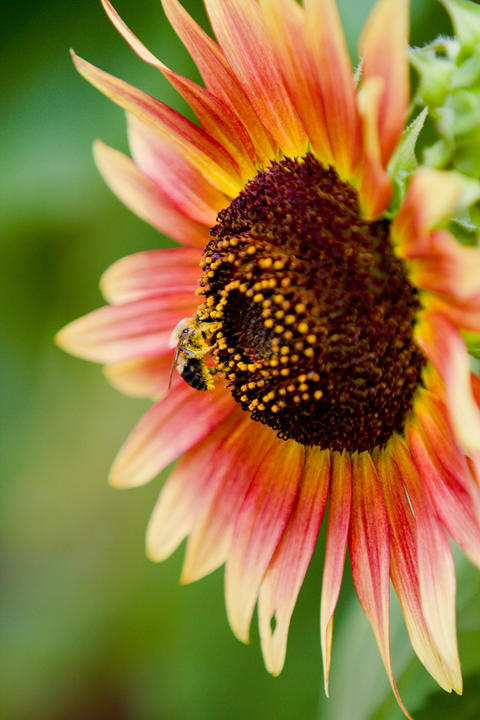
#> input picture images/sunflower.jpg, 480 x 720 px
$ jupyter execute '图像金字塔.ipynb'
#> lines starting #> are read from the running program, lines starting #| are printed output that depends on the picture
### my_function.py
import cv2
import numpy as np

def resize_for_display(image, max_size=500):
    """将图像最长边限制在 max_size 像素内，保持比例，不放大小图"""
    if type(max_size) is not int or max_size <= 0:
        raise ValueError("max_size 必须是正整数")
    h, w = image.shape[:2]
    if max(h, w) <= max_size:
        return image
    scale = max_size / max(h, w)
    size = (max(1, int(w * scale)), max(1, int(h * scale)))
    return cv2.resize(image, size, interpolation=cv2.INTER_AREA)


def imshow(max_size=500, **images):
    """
    使用字典传入窗口名和图像
    自动将最长边大于 max_size 的图像按比例缩放至最长边为 max_size
    使用示例: imshow(name1=image1, name2=image2)
    """
    for name, image in images.items():
        cv2.imshow(name, resize_for_display(image, max_size))
    cv2.waitKey(0)
    cv2.destroyAllWindows()

### 图像金字塔.ipynb
# 上采样与下采样

在图像处理中，上采样（Upsampling）和下采样（Downsampling）是两种常见的图像缩放技术

- 下采样（Downsampling）: 是将图像的分辨率降低的过程。通过减少图像中的像素数量来实现
  - 下采样的方法有平均池化、最大池化、卷积等方法
- 上采样（Upsampling）: 是将图像的分辨率提高的过程。通过增加图像中的像素数量来实现
  - 上采样的方法有插值法，比如最近邻插值、双线性插值和双三次插值等，还有反卷积等方法

# 高频信息与低频信息

在图像处理中，频率通常指的是图像中像素值变化的快慢

- 高频信息: 指的是图像中像素值变化较快的部分，通常对应于图像中的边缘、纹理和细节等特征。高频信息包含了图像的细节和锐利度，因此在图像处理中，高频信息对于保持图像的清晰度和细节非常重要

- 低频信息: 指的是图像中像素值变化较慢的部分，通常对应于图像中的大面积区域和渐变等特征。低频信息包含了图像的整体结构和轮廓，因此在图像处理中，低频信息对于保持图像的整体感知和视觉效果非常重要

# 图像金字塔

参考：

[图像金字塔](https://www.opencv.org.cn/opencvdoc/2.3.2/html/doc/tutorials/imgproc/pyramids/pyramids.html)

[图像处理基础（十）拉普拉斯金字塔、压缩、图像融合](https://zhuanlan.zhihu.com/p/454085730)

尺度，顾名思义就是说图像的尺寸和分辨率。在我们进行图像处理的时候，会经常对源图像的尺寸进行放大或者缩小的变换，进而转换为我们指定尺寸的目标图像。在对图像进行放大和缩小的变换的这个过程，我们称为尺度调整

一个图像金字塔是一系列图像的集合，所有图像来源于同一张原始图像，通过梯次向下采样获得，直到达到某个终止条件才停止采样

有两种类型的图像金字塔常常出现在文献和应用中:

- 高斯金字塔(Gaussian pyramid): 用来向下采样
- 拉普拉斯金字塔(Laplacian pyramid): 用来从金字塔低层图像重建上层未采样图像

## 高斯金字塔

如图是一个高斯金字塔的示意图

- 每一层都按从下到上的次序编号，层级$(i+1)$(表示为$G_{i+1}$)尺寸小于层级$i$($G_i$)。
- 为了获取层级为$(i+1)$的金字塔图像，我们采用如下方法:
  - 将$G_i$与高斯内核卷积:
    $$\frac{1}{16}\begin{bmatrix}
    1 & 4 & 6 & 4 & 1 \\
    4 & 16 & 24 & 16 & 4 \\
    6 & 24 & 36 & 24 & 6 \\
    4 & 16 & 24 & 16 & 4 \\
    1 & 4 & 6 & 4 & 1 \\
    \end{bmatrix}$$
    这里的kernel是一个5x5的高斯滤波器，所有元素之和为256，乘以$\frac{1}{16}$是为将卷积结果归一化（之所以不乘以$\frac{1}{256}$是为了方便整数计算，在系统内部事先对系数整体缩放了16倍）
  - 将所有偶数行和列去除
- 显而易见，结果图像只有原图的四分之一。通过对输入图像$G_0$(原始图像)不停迭代以上步骤就会得到整个金字塔

高斯金字塔描述了对图像的向下采样，如果将图像变大呢?

- 首先，将图像在每个方向扩大为原来的两倍，新增的行和列以0填充(0)
- 使用先前同样的内核(乘以4)与放大后的图像卷积，获得 “新增像素” 的近似值

这两个步骤(向下和向上采样)分别通过OpenCV函数`pyrUp`和`pyrDown`实现

函数原型：

```python
dst = cv2.pyrDown(src[, dstsize[, borderType]])
dst = cv2.pyrUp(src[, dstsize[, borderType]])
```

参数说明：

- `src`: 输入图像
- `dstsize`: 输出图像的大小，默认情况下，`pyrDown`将图像尺寸减半，`pyrUp`将图像尺寸加倍，若要指定其他尺寸，可以通过该参数设置，例如`dstsize=(width, height)`
- `borderType`: 边界模式，默认值为`cv2.BORDER_DEFAULT`

[cell 1]
import cv2
import numpy as np
from my_function import imshow
img=cv2.imread("./images/sunflower.jpg")
#> img is the input picture: shape (720, 480, 3); mean B, G, R 59.1, 118.2, 145.9
print(img.shape)
#| (720, 480, 3)
down=cv2.pyrDown(img)
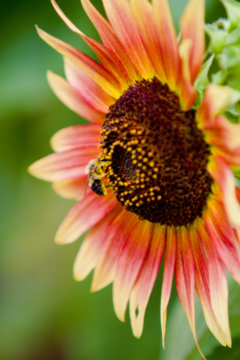
#> down: shape (360, 240, 3); mean B, G, R 59.1, 118.1, 145.8
up=cv2.pyrUp(img)
down_up=cv2.pyrUp(down)
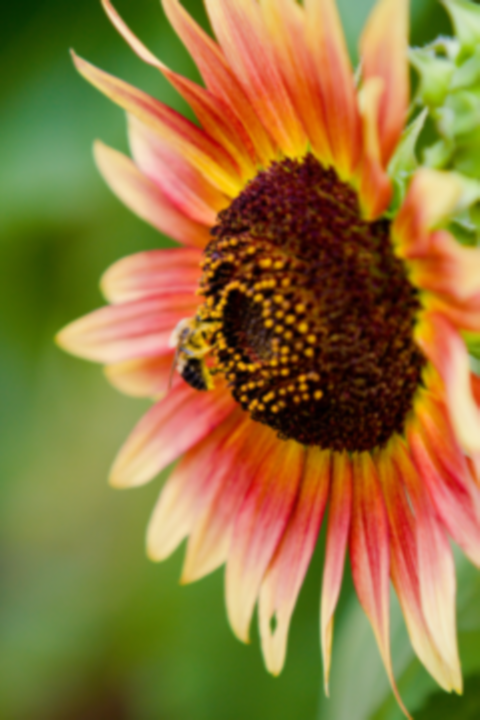
#> down_up: shape (720, 480, 3); mean B, G, R 59.1, 118.2, 145.9
imshow(down=down,up=up,down_up=down_up)
#> the loop in imshow, `for name, image in images.items():` made 3 passes
#> pass 2, in imshow, `cv2.imshow(name, resize_for_display(image, max_size))`:
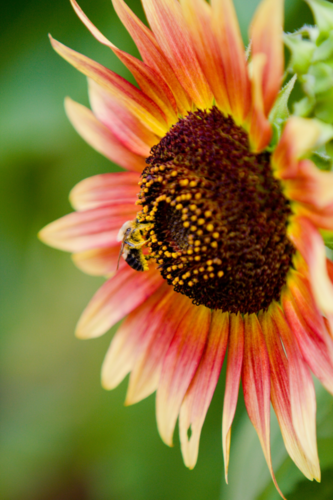
#> window 'up': shape (500, 333, 3); mean B, G, R 59.1, 118.2, 145.9

可以发现，当对已经下采样的图像进行上采样时，图像会变得模糊，因为在下采样过程中丢失了一些信息

## 拉普拉斯金字塔

拉普拉斯金字塔将下采样所得图像金字塔与上采样所得图像金字塔相减（同分辨率相减），从而得到一组图像

[cell 2]
down_2=cv2.pyrDown(down)
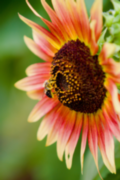
#> down_2: shape (180, 120, 3); mean B, G, R 59.1, 118.1, 145.7
up_2=cv2.pyrUp(down_2)
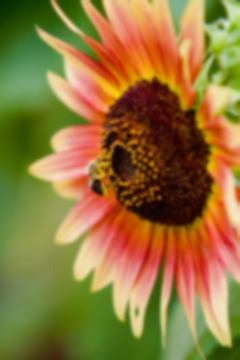
#> up_2: shape (360, 240, 3); mean B, G, R 59.1, 118.2, 145.9
up_3=cv2.pyrUp(up_2)
low=(down.astype(np.float32)-up_2.astype(np.float32))
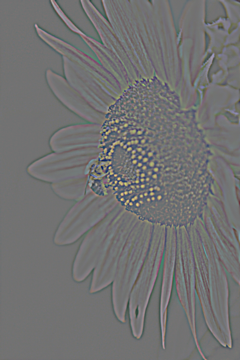
#> low: shape (360, 240, 3) float32; mean B, G, R -0.1, -0.1, -0.1; drawn with min black and max white
high=(img.astype(np.float32)-up_3.astype(np.float32))
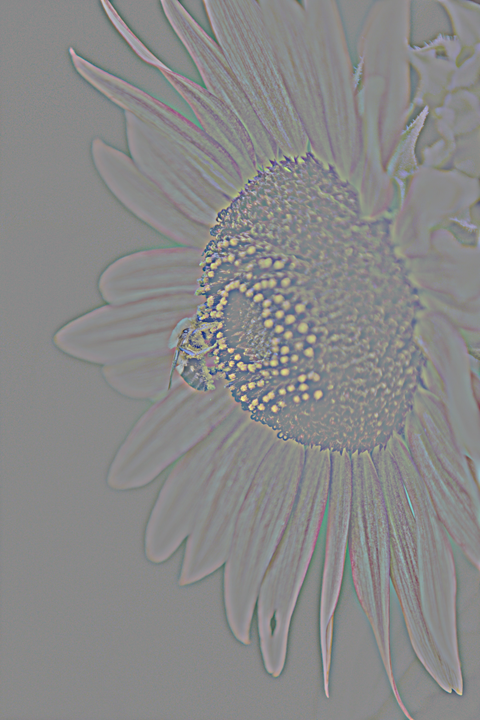
#> high: shape (720, 480, 3) float32; mean B, G, R -0.1, -0.1, -0.1; drawn with min black and max white
# 可视化：偏移到 [0,255] 范围
low_vis=np.clip(low+128.0, 0, 255).astype(np.uint8)
high_vis=np.clip(high+128.0, 0, 255).astype(np.uint8)
imshow(high_vis=high_vis,low_vis=low_vis)

$ run again, with images/blox.jpg copied over images/sunflower.jpg
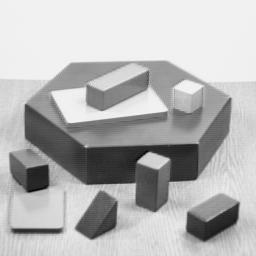
#> input picture images/blox.jpg, 256 x 256 px
#> img is the input picture: shape (256, 256, 3); min 0, max 252, mean 182.8
#| (256, 256, 3)
#> `low=(down.astype(np.float32)-up_2.astype(np.float32))`:
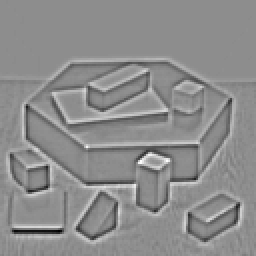
#> low: shape (128, 128, 3) float32 (shown 2 times larger); min -67, max 54, mean 0; drawn with min black and max white
#> `low_vis=np.clip(low+128.0, 0, 255).astype(np.uint8)`:
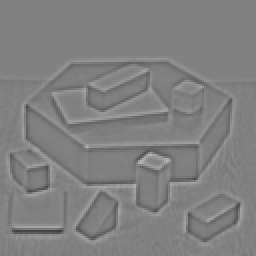
#> low_vis: shape (128, 128, 3) (shown 2 times larger); min 61, max 182, mean 128
